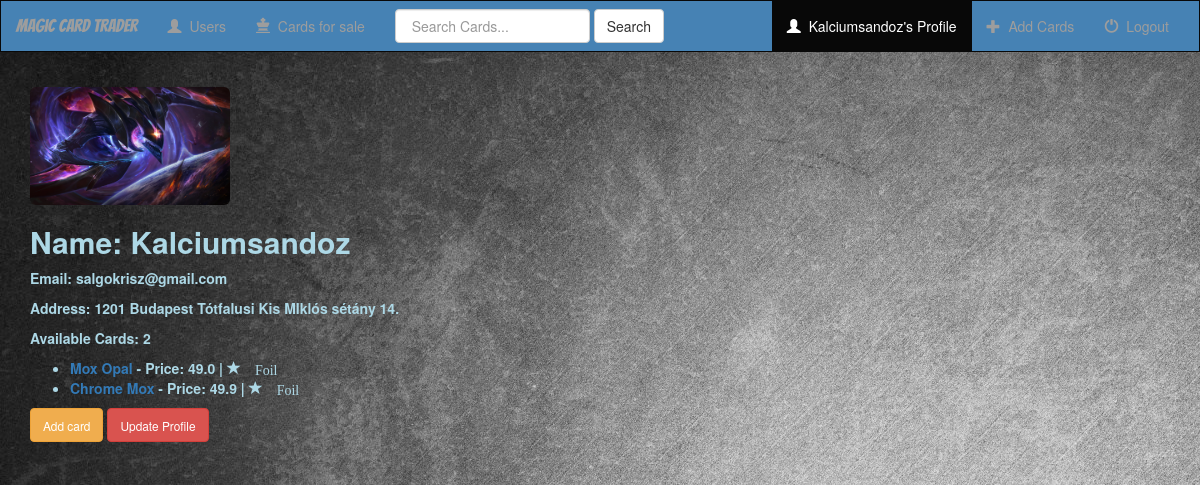
Page /profile/ (signed in) on the earlier database version.
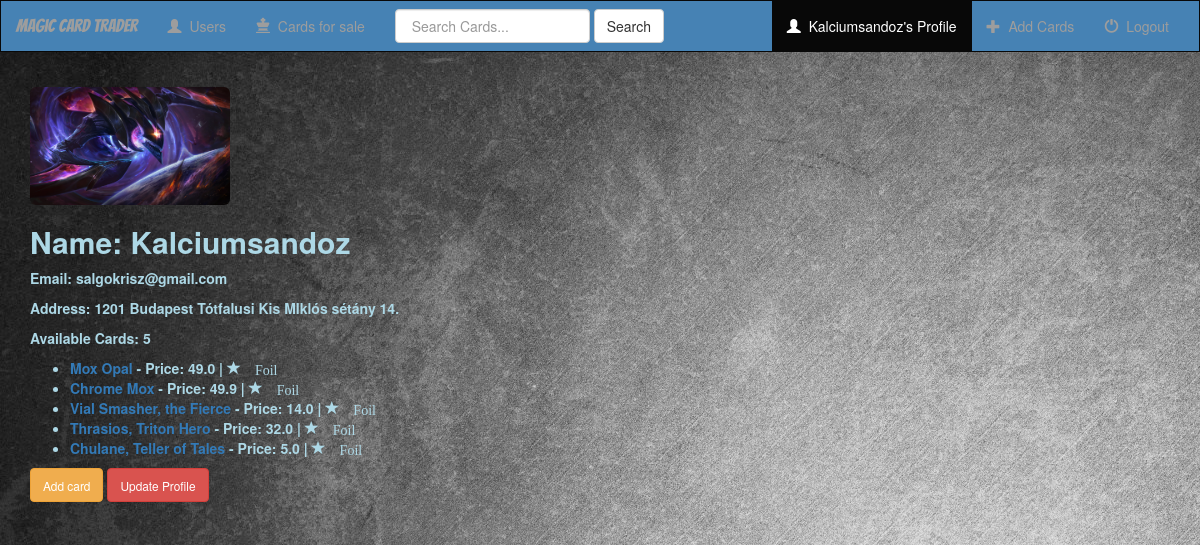
Same page on the later database version.
### Magic/models.py (models this page shows, shortened)
class Card(models.Model):
    name = models.CharField(max_length = 150)
    set_name = models.CharField(max_length = 150)
    price = models.FloatField()
    user = models.ForeignKey(User, on_delete=models.CASCADE)
    is_foil = models.BooleanField(default=False)

class Profile(models.Model):
    user = models.OneToOneField(User, on_delete=models.CASCADE, unique=True)
    user_photo = models.FileField(upload_to='profile_images', default='profile_images/default-profile-picture.jpg')
    date_registered = models.DateTimeField(auto_now_add=True, blank=True)
    address = models.TextField()

### users/views.py (the view)
# urls.py: path('profile/', user_views.profile, name='profile'),
@login_required
def profile(request):
    context = {
        'nbar': 'profile',
    }
    return render(request, 'users/profile.html', context)

### users/templates/users/profile.html (shortened to what this page needs)
{% extends 'magic/base.html' %}
{% load crispy_forms_tags %}
{% block body %}
<div class="content-box paanel panel-default">
    <div class="media-body">
        <div class="panel-body">
            <div class="container-fluid">
                <img class="img-rounded img-responsive" src="{{ user.profile.user_photo.url }}" width=200px>
                <h2 class="account-heading basic-text">Name: {{ user.get_username }} </h2>
                <p class="text-secondary basic-text">Email: {{ user.email }} </p>
                {% if user.profile.address %}
                    <p class="text-secondary basic-text">Address: {{ user.profile.address }}</p>
                {% else %}
                    <p class="text-secondary basic-text">Address: No address set -<a href="{% url 'Magic:update_profile' %}"> Set now!</a></p>
                {% endif %}
                <p class="text-secondary basic-text">Available Cards: {{ user.card_set.count }} </p>
                <ul>
                    {% for card in user.card_set.all %}
                    <li class="basic-text">
                        <a href="{% url 'Magic:card_detail' card.id %}" >{{ card.name }}</a>
                        - Price: {{card.price}}
                        {% if card.is_foil %}
                        | <span class="glyphicon glyphicon-star"> Foil</span>
                        {% endif %}
                    </li>
                    {% endfor %}
                </ul>
                <a href="{% url 'Magic:card_add' %}">
                    <button class="btn btn-warning">
                        <small>Add card</small>
                    </button>
                </a>
                <a href="{% url 'Magic:update_profile' %}">
                    <button class="btn btn-danger" type="submit">
                        <small>Update Profile</small>
                    </button>
                </a>
            </div>
        </div>
    </div>
</div>
{% endblock %}

### Magic/templates/magic/base.html (shortened to what this page needs)
{% load static %}
<!DOCTYPE html>
<html lang="en">
    <head>
        <link rel="stylesheet" href="https://maxcdn.bootstrapcdn.com/bootstrap/3.3.6/css/bootstrap.min.css" />
        <link rel="stylesheet" type="text/css" href="{% static 'magic/style.css' %}" />
    </head>
    <body>
        <nav class="navbar navbar-inverse">
            <div class="container-fluid">
                <div class="navbar-header">
                    <a class="navbar-brand {% if nbar == 'home' %} active {% endif %}" href="{% url 'Magic:index' %}">Magic Card Trader</a>
                </div>
                <div class="collapsable navbar-collapse" id="topNavBar">
                    <ul class="nav navbar-nav">
                        <li class="{% if nbar == 'users' %} active {% endif %}">
                            <a href="{% url 'Magic:users' %}">
                                <span class="glyphicon glyphicon-user" aria-hidden="true"></span>&nbsp;
                                Users
                            </a>
                        </li>
                        <li class="{% if nbar == 'cards' %} active {% endif %}">
                            <a href="{% url 'Magic:cards' %}">
                                <span class="glyphicon glyphicon-king" aria-hidden="true"></span>&nbsp;
                                Cards for sale
                            </a>
                        </li>
                    </ul>
                    <form class="navbar-form navbar-left " role="search" method="GET" action="#">
                        <div class="form-group">
                            <input type="text" class="form-control" name="q" value="" placeholder="{% if nbar == 'users' %} Search Users... {% else %} Search Cards... {% endif %}">
                        </div>
                        <button type="submit" class="btn btn-default">Search</button>
                    </form>
                    <ul class="nav navbar-nav navbar-right">
                        {% if request.user.is_authenticated %}
                            <li class="{% if nbar == 'profile' %} active {% endif %}">
                                <a href="{% url 'profile' %}">
                                    <span class="glyphicon glyphicon-user" aria-hidden="true"></span>&nbsp; {{ request.user }}'s Profile
                                </a>
                            </li>
                            <li class="{% if nbar == 'add_cards' %} active {% endif %}">
                                <a href="{% url 'Magic:card_add' %}">
                                    <span class="glyphicon glyphicon-plus" aria-hidden="true"></span>&nbsp; Add Cards
                                </a>
                            </li>
                            <li class="">
                                <a href="{% url 'logout' %}">
                                    <span class="glyphicon glyphicon-off" aria-hidden="true"></span>&nbsp; Logout
                                </a>
                            </li>
                        {% endif %}
                    </ul>
                </div>
            </div>
        </nav>
        {% block body %}
        {% endblock %}
    </body>
</html>

Differences in the rows shown:
added Card: name "Vial Smasher, the Fierce", price "14.0", is_foil "Foil"
added Card: name "Thrasios, Triton Hero", price "32.0", is_foil "Foil"
added Card: name "Chulane, Teller of Tales", price "5.0", is_foil "Foil"
Other differences:
{{ user.card_set.count }}: "2" → "5"
